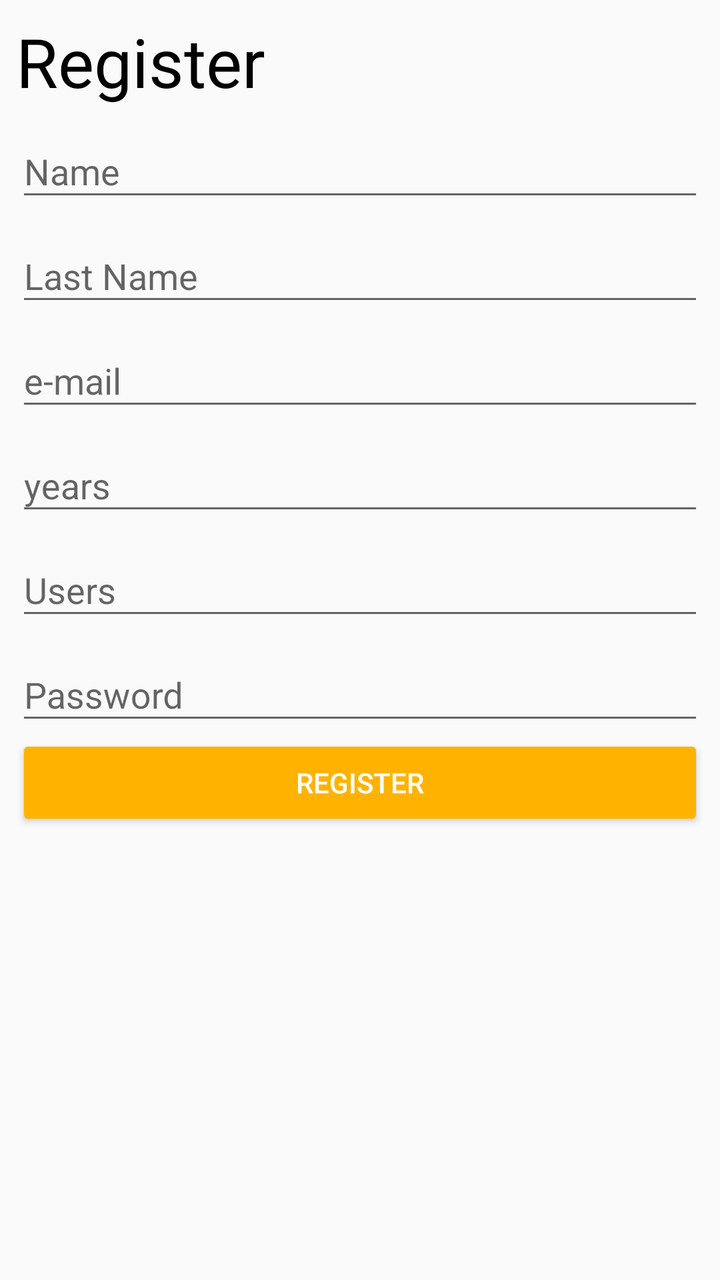
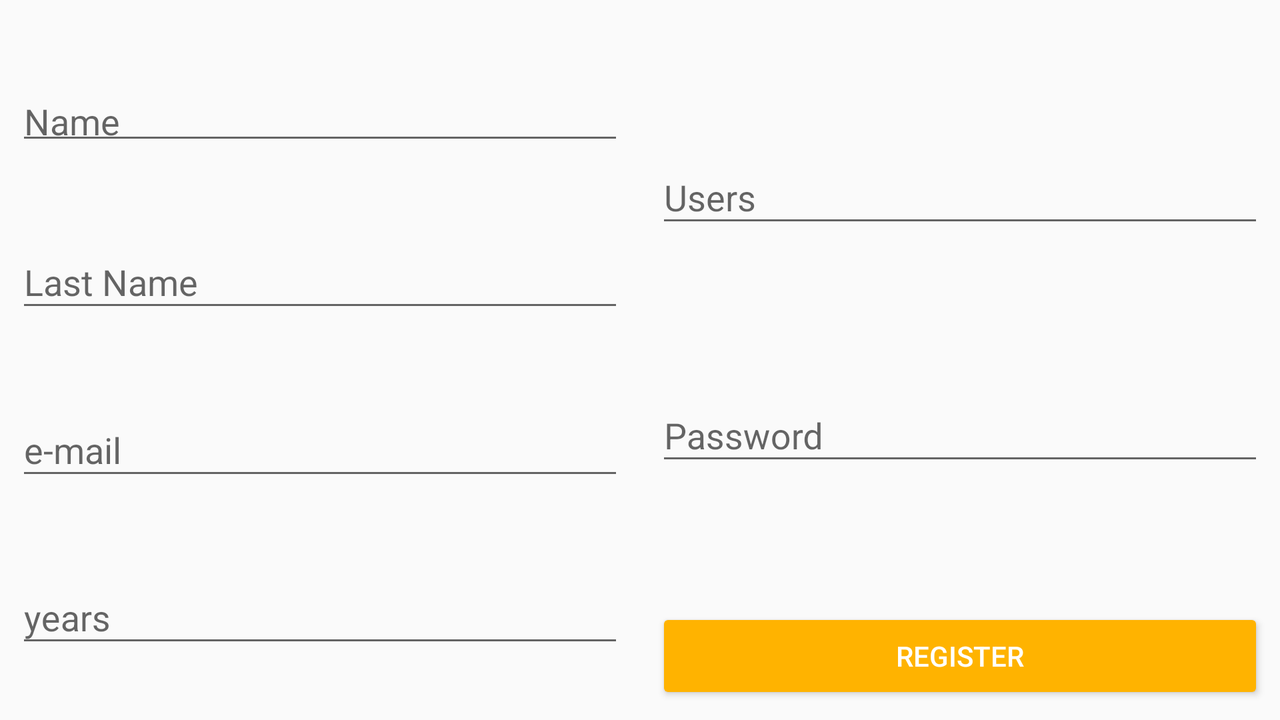

The same Android screen from two of the app's own layout files: first res/layout/ as a phone draws it, then the repository's variant for another configuration, drawn on a device whose configuration selects that folder. Both files follow.
<!-- AndroidManifest.xml: application theme AppTheme -->
<!-- res/layout/activity_registro.xml -->
<?xml version="1.0" encoding="utf-8"?>
<layout xmlns:android="http://schemas.android.com/apk/res/android"
    xmlns:app="http://schemas.android.com/apk/res-auto"
    xmlns:tools="http://schemas.android.com/tools"
    tools:context="movil.unicauca.peliculas.RegistroActivity"
    >
    <data>
        <variable
            name="handler"
            type="movil.unicauca.peliculas.RegistroActivity"/>
    </data>

    <ScrollView
        android:layout_width="match_parent"
        android:layout_height="match_parent">
    <android.support.constraint.ConstraintLayout
        android:layout_width="match_parent"
        android:layout_height="match_parent"
        >

        <TextView
            android:id="@+id/textView2"
            android:layout_width="@dimen/dimens0"
            android:layout_height="wrap_content"
            android:layout_marginEnd="@dimen/dimens8"
            android:layout_marginLeft="@dimen/dimens8"
            android:layout_marginRight="@dimen/dimens8"
            android:layout_marginStart="@dimen/dimens8"
            android:layout_marginTop="@dimen/dimens8"
            android:text="@string/register"
            android:textAppearance="@style/TextAppearance.AppCompat.Display1"
            android:textColor="@android:color/black"
            app:layout_constraintLeft_toLeftOf="parent"
            app:layout_constraintRight_toRightOf="parent"
            app:layout_constraintTop_toTopOf="parent" />

        <android.support.design.widget.TextInputLayout
            android:id="@+id/txtlastname"
            android:layout_width="@dimen/dimens0"
            android:layout_height="wrap_content"
            android:layout_marginEnd="@dimen/dimens8"
            android:layout_marginLeft="@dimen/dimens8"
            android:layout_marginRight="@dimen/dimens8"
            android:layout_marginStart="@dimen/dimens8"
            app:layout_constraintBottom_toTopOf="@+id/txtemail"
            app:layout_constraintLeft_toLeftOf="parent"
            app:layout_constraintRight_toRightOf="parent"
            app:layout_constraintTop_toBottomOf="@+id/txtname">

            <EditText
                android:layout_width="match_parent"
                android:layout_height="wrap_content"
                android:hint="@string/lastname"
                android:inputType="text"
                android:id="@+id/edtapellido"
                />
        </android.support.design.widget.TextInputLayout>

        <android.support.design.widget.TextInputLayout
            android:id="@+id/txtemail"
            android:layout_width="@dimen/dimens0"
            android:layout_height="wrap_content"
            android:layout_marginEnd="@dimen/dimens8"
            android:layout_marginLeft="@dimen/dimens8"
            android:layout_marginRight="@dimen/dimens8"
            android:layout_marginStart="@dimen/dimens8"
            app:layout_constraintBottom_toTopOf="@+id/txtedad"
            app:layout_constraintLeft_toLeftOf="parent"
            app:layout_constraintRight_toRightOf="parent"
            app:layout_constraintTop_toBottomOf="@+id/txtlastname">

            <EditText
                android:layout_width="match_parent"
                android:layout_height="wrap_content"
                android:hint="@string/email"
                android:inputType="textEmailAddress"
                android:id="@+id/edtemail"
                />
        </android.support.design.widget.TextInputLayout>

        <android.support.design.widget.TextInputLayout
            android:id="@+id/txtname"
            android:layout_width="@dimen/dimens0"
            android:layout_height="wrap_content"
            android:layout_marginEnd="@dimen/dimens8"
            android:layout_marginLeft="@dimen/dimens8"
            android:layout_marginRight="@dimen/dimens8"
            android:layout_marginStart="@dimen/dimens8"
            app:layout_constraintBottom_toTopOf="@+id/txtlastname"
            app:layout_constraintLeft_toLeftOf="parent"
            app:layout_constraintRight_toRightOf="parent"
            app:layout_constraintTop_toBottomOf="@+id/textView2">

            <EditText
                android:layout_width="match_parent"
                android:layout_height="wrap_content"
                android:hint="@string/name"
                android:inputType="text"
                android:id="@+id/edtnombre"
                />
        </android.support.design.widget.TextInputLayout>

        <android.support.design.widget.TextInputLayout
            android:id="@+id/txtedad"
            android:layout_width="@dimen/dimens0"
            android:layout_height="wrap_content"
            android:layout_marginEnd="@dimen/dimens8"
            android:layout_marginLeft="@dimen/dimens8"
            android:layout_marginRight="@dimen/dimens8"
            android:layout_marginStart="@dimen/dimens8"
            app:layout_constraintBottom_toTopOf="@+id/txtusuario"
            app:layout_constraintLeft_toLeftOf="parent"
            app:layout_constraintRight_toRightOf="parent"
            app:layout_constraintTop_toBottomOf="@+id/txtemail">

            <EditText
                android:layout_width="match_parent"
                android:layout_height="wrap_content"
                android:hint="@string/year"
                android:inputType="number"
                android:id="@+id/edtedad"
                />
        </android.support.design.widget.TextInputLayout>

        <android.support.design.widget.TextInputLayout
            android:id="@+id/txtusuario"
            android:layout_width="@dimen/dimens0"
            android:layout_height="wrap_content"
            android:layout_marginEnd="@dimen/dimens8"
            android:layout_marginLeft="@dimen/dimens8"
            android:layout_marginRight="@dimen/dimens8"
            android:layout_marginStart="@dimen/dimens8"
            app:layout_constraintBottom_toTopOf="@+id/txtpassword"
            app:layout_constraintLeft_toLeftOf="parent"
            app:layout_constraintRight_toRightOf="parent"
            app:layout_constraintTop_toBottomOf="@+id/txtedad">

            <EditText
                android:layout_width="match_parent"
                android:layout_height="wrap_content"
                android:hint="@string/user"
                android:inputType="text"
                android:id="@+id/edtusuario"
                />
        </android.support.design.widget.TextInputLayout>

        <Button
            android:id="@+id/btnregistrate"
            style="@style/Widget.AppCompat.Button.Colored"
            android:layout_width="@dimen/dimens0"
            android:layout_height="wrap_content"
            android:layout_marginBottom="@dimen/dimens8"
            android:layout_marginEnd="@dimen/dimens8"
            android:layout_marginLeft="@dimen/dimens8"
            android:layout_marginRight="@dimen/dimens8"
            android:layout_marginStart="@dimen/dimens8"
            android:text="@string/register"
            app:layout_constraintBottom_toBottomOf="parent"
            app:layout_constraintLeft_toLeftOf="parent"
            app:layout_constraintRight_toRightOf="parent"
            android:onClick="@{()->handler.register()}"
            />

        <android.support.design.widget.TextInputLayout
            android:id="@+id/txtpassword"
            android:layout_width="@dimen/dimens0"
            android:layout_height="wrap_content"
            android:layout_marginEnd="@dimen/dimens8"
            android:layout_marginLeft="@dimen/dimens8"
            android:layout_marginRight="@dimen/dimens8"
            android:layout_marginStart="@dimen/dimens8"
            app:layout_constraintBottom_toTopOf="@+id/btnregistrate"
            app:layout_constraintLeft_toLeftOf="parent"
            app:layout_constraintRight_toRightOf="parent"
            app:layout_constraintTop_toBottomOf="@+id/txtusuario">

            <EditText
                android:layout_width="match_parent"
                android:layout_height="wrap_content"
                android:hint="@string/password"
                android:inputType="textPassword"
                android:id="@+id/edtcontrasenia"
                />

        </android.support.design.widget.TextInputLayout>



    </android.support.constraint.ConstraintLayout>
    </ScrollView>
</layout>
<!-- resources referenced by this layout -->
<resources>
  <dimen name="dimens0">0dp</dimen>
  <dimen name="dimens8">8dp</dimen>
  <string name="email">e-mail</string>
  <string name="lastname">Last Name</string>
  <string name="name">Name</string>
  <string name="password">Password</string>
  <string name="register">Register</string>
  <string name="user">Users</string>
  <string name="year">years</string>
  <style name="AppTheme" parent="Theme.AppCompat.Light.DarkActionBar">
          
          <item name="colorPrimary">@color/colorPrimary</item>
          <item name="colorPrimaryDark">@color/colorPrimaryDark</item>
          <item name="colorAccent">@color/colorAccent</item>
      </style>
  <color name="colorPrimary">#1565c0</color>
  <color name="colorPrimaryDark">#003c8f</color>
  <color name="colorAccent">#ffb300</color>
</resources>
<!-- res/layout-land/activity_registro.xml (the repository's variant of the layout above) -->
<!-- drawn on the phone turned sideways -->
<?xml version="1.0" encoding="utf-8"?>
<layout  xmlns:android="http://schemas.android.com/apk/res/android"
    xmlns:app="http://schemas.android.com/apk/res-auto"
    xmlns:tools="http://schemas.android.com/tools"
    >

    <data>
        <variable
            name="handler"
            type="movil.unicauca.peliculas.RegistroActivity"/>
    </data>

    <android.support.constraint.ConstraintLayout
        android:orientation="vertical"
        android:layout_width="match_parent"
        android:layout_height="match_parent">


        <android.support.constraint.Guideline
            android:layout_width="wrap_content"
            android:layout_height="wrap_content"
            android:id="@+id/guideline3"
            android:orientation="vertical"
            app:layout_constraintGuide_percent="0.5"
            tools:layout_editor_absoluteY="0dp"
            tools:layout_editor_absoluteX="296dp" />

        <android.support.design.widget.TextInputLayout
            android:layout_width="@dimen/dimens0"
            android:layout_height="@dimen/dimens46"
            app:layout_constraintRight_toLeftOf="@+id/guideline3"
            android:layout_marginRight="@dimen/dimens8"
            android:layout_marginLeft="@dimen/dimens8"
            app:layout_constraintLeft_toLeftOf="parent"
            app:layout_constraintTop_toTopOf="parent"
            android:layout_marginStart="@dimen/dimens8"
            android:layout_marginEnd="@dimen/dimens8"
            android:id="@+id/textInputLayout"
            app:layout_constraintBottom_toTopOf="@+id/textInputLayout2">

            <EditText
                android:layout_width="match_parent"
                android:layout_height="wrap_content"
                android:hint="@string/name"
                android:inputType="text"
                android:id="@+id/edtnombre"
                />
        </android.support.design.widget.TextInputLayout>

        <android.support.design.widget.TextInputLayout
            android:layout_width="@dimen/dimens0"
            android:layout_height="wrap_content"
            app:layout_constraintRight_toLeftOf="@+id/guideline3"
            android:layout_marginRight="@dimen/dimens8"
            android:layout_marginLeft="@dimen/dimens8"
            app:layout_constraintLeft_toLeftOf="parent"
            app:layout_constraintTop_toBottomOf="@+id/textInputLayout"
            android:layout_marginStart="@dimen/dimens8"
            android:layout_marginEnd="@dimen/dimens8"
            android:id="@+id/textInputLayout2"
            app:layout_constraintBottom_toTopOf="@+id/textInputLayout3">

            <EditText
                android:layout_width="match_parent"
                android:layout_height="wrap_content"
                android:hint="@string/lastname"
                android:inputType="text"
                android:id="@+id/edtapellido"/>
        </android.support.design.widget.TextInputLayout>

        <android.support.design.widget.TextInputLayout
            android:layout_width="@dimen/dimens0"
            android:layout_height="wrap_content"
            app:layout_constraintRight_toLeftOf="@+id/guideline3"
            android:layout_marginRight="@dimen/dimens8"
            android:layout_marginLeft="@dimen/dimens8"
            app:layout_constraintLeft_toLeftOf="parent"
            app:layout_constraintTop_toBottomOf="@+id/textInputLayout2"
            android:layout_marginStart="@dimen/dimens8"
            android:layout_marginEnd="@dimen/dimens8"
            android:id="@+id/textInputLayout3"
            app:layout_constraintBottom_toTopOf="@+id/textInputLayout5">

            <EditText
                android:layout_width="match_parent"
                android:layout_height="wrap_content"
                android:hint="@string/email"
                android:inputType="textEmailAddress"
                android:id="@+id/edtemail"
                />
        </android.support.design.widget.TextInputLayout>

        <android.support.design.widget.TextInputLayout
            android:layout_width="@dimen/dimens0"
            android:layout_height="wrap_content"
            android:layout_marginLeft="@dimen/dimens8"
            app:layout_constraintLeft_toLeftOf="parent"
            app:layout_constraintRight_toLeftOf="@+id/guideline3"
            android:layout_marginRight="@dimen/dimens8"
            app:layout_constraintTop_toBottomOf="@+id/textInputLayout3"
            android:layout_marginStart="@dimen/dimens8"
            android:layout_marginEnd="@dimen/dimens8"
            android:id="@+id/textInputLayout5"
            app:layout_constraintBottom_toBottomOf="parent">

            <EditText
                android:layout_width="match_parent"
                android:layout_height="wrap_content"
                android:hint="@string/year"
                android:inputType="number"
                android:id="@+id/edtedad"
                />
        </android.support.design.widget.TextInputLayout>

        <android.support.design.widget.TextInputLayout
            android:layout_width="@dimen/dimens0"
            android:layout_height="wrap_content"
            android:layout_marginLeft="@dimen/dimens8"
            app:layout_constraintLeft_toLeftOf="@+id/guideline3"
            android:layout_marginRight="@dimen/dimens8"
            app:layout_constraintRight_toRightOf="parent"
            app:layout_constraintTop_toTopOf="parent"
            android:layout_marginStart="@dimen/dimens8"
            android:layout_marginEnd="@dimen/dimens8"
            android:id="@+id/textInputLayout4"
            app:layout_constraintBottom_toTopOf="@+id/textInputLayout6">

            <EditText
                android:layout_width="match_parent"
                android:layout_height="wrap_content"
                android:hint="@string/user"
                android:inputType="text"
                android:id="@+id/edtusuario"
                />
        </android.support.design.widget.TextInputLayout>

        <android.support.design.widget.TextInputLayout
            android:layout_width="@dimen/dimens0"
            android:layout_height="wrap_content"
            android:layout_marginLeft="@dimen/dimens8"
            app:layout_constraintLeft_toLeftOf="@+id/guideline3"
            android:layout_marginRight="@dimen/dimens8"
            app:layout_constraintRight_toRightOf="parent"
            app:layout_constraintTop_toBottomOf="@+id/textInputLayout4"
            app:layout_constraintBottom_toTopOf="@+id/btnregistrate"
            android:layout_marginStart="@dimen/dimens8"
            android:layout_marginEnd="@dimen/dimens8"
            android:id="@+id/textInputLayout6">

            <EditText
                android:layout_width="match_parent"
                android:layout_height="wrap_content"
                android:hint="@string/password"
                android:inputType="textPassword"
                android:id="@+id/edtcontrasenia"
                />
        </android.support.design.widget.TextInputLayout>

        <Button
            android:id="@+id/btnregistrate"
            style="@style/Widget.AppCompat.Button.Colored"
            android:layout_width="@dimen/dimens0"
            android:layout_height="wrap_content"
            android:layout_marginBottom="@dimen/dimens8"
            android:layout_marginLeft="@dimen/dimens8"
            android:layout_marginRight="@dimen/dimens8"
            android:text="@string/register"
            app:layout_constraintBottom_toBottomOf="parent"
            app:layout_constraintLeft_toLeftOf="@+id/guideline3"
            app:layout_constraintRight_toRightOf="parent"
            android:layout_marginStart="@dimen/dimens8"
            android:layout_marginEnd="@dimen/dimens8"
            android:onClick="@{()->handler.register()}"
            />

    </android.support.constraint.ConstraintLayout>
</layout>
<!-- resources referenced by the variant -->
<!-- as the phone turned sideways resolves them -->
<resources>
  <dimen name="dimens0">0dp</dimen>
  <dimen name="dimens46">46dp</dimen>
  <dimen name="dimens8">8dp</dimen>
  <string name="email">e-mail</string>
  <string name="lastname">Last Name</string>
  <string name="name">Name</string>
  <string name="password">Password</string>
  <string name="register">Register</string>
  <string name="user">Users</string>
  <string name="year">years</string>
  <style name="AppTheme" parent="Theme.AppCompat.Light.DarkActionBar">
          
          <item name="colorPrimary">@color/colorPrimary</item>
          <item name="colorPrimaryDark">@color/colorPrimaryDark</item>
          <item name="colorAccent">@color/colorAccent</item>
      </style>
  <color name="colorPrimary">#1565c0</color>
  <color name="colorPrimaryDark">#003c8f</color>
  <color name="colorAccent">#ffb300</color>
</resources>
